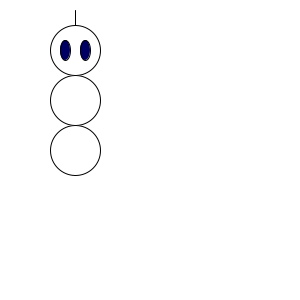
Frame 1 (no input)
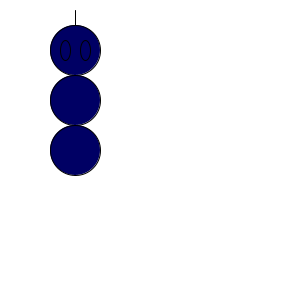
Frame 60 (the mouse pressed at the canvas centre just before this capture)
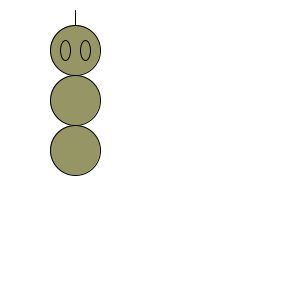
Frame 120 (the mouse held since frame 60 and released just before this capture)

The Processing sketch that drew these frames (run headless with seeded random() and noise(); from frame 60 on, the mouse is pressed at the canvas centre):

// Processing sketch: processing_23216
// ── processing_23216.pde

void setup () {
  size(300,300);
  background(255);
}

void draw() {
  
smooth();
background(255);
  //draw head
  ellipse(75,50,50,50);
  //draw body
  ellipse(75,100,50,50);
  ellipse(75,150,50,50);
  rectMode(CENTER);
  //draw eyes
  fill(mouseX,mouseY,100);
  ellipse(65,50,10,20);
  ellipse(85,50,10,20);
  //draw stinger
  line(75,25,75,10);
  
  
}
